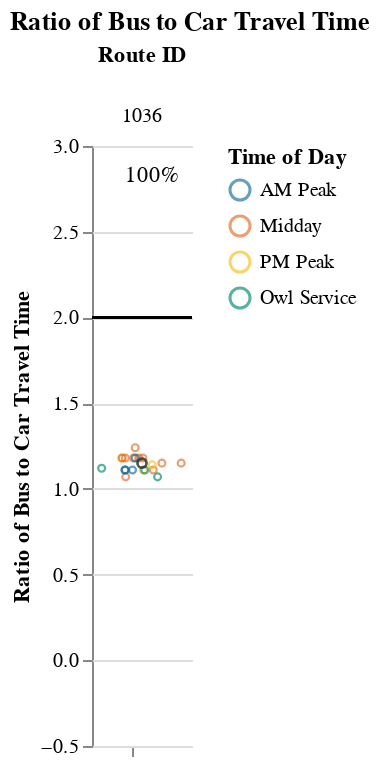
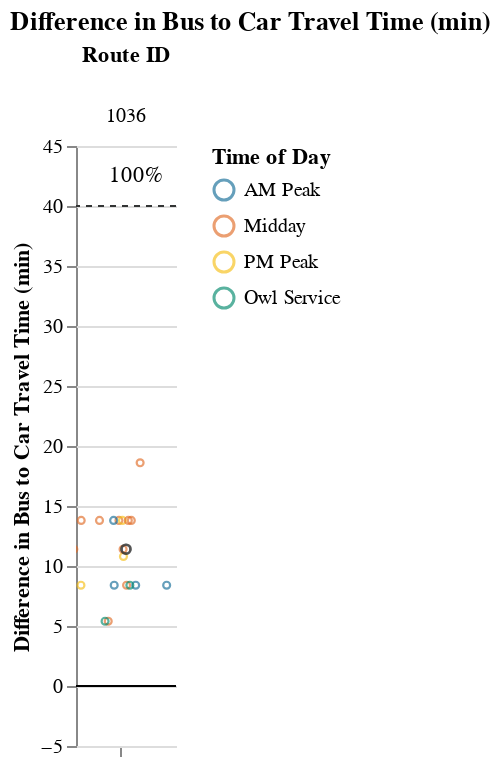

The cell these charts' notebook holds for them, in order:
### Markdown cell above
### Long Routes (> 1.5 hrs)

### Code cell
route_group = "long"
try:
    display_charts_for_route_group(df, route_group)
except:
    print("No routes meet this criteria.")

### Figure 1 — Vega-Lite specification as saved in the notebook (floating-point values rounded to 4 significant figures)
{"config": {"view": {"continuousWidth": 400, "continuousHeight": 300, "stroke": null}, "facet": {"spacing": 0}}, "data": {"name": "data-1d19cf11ba3c6b7093ff8a173e5b331f"}, "facet": {"column": {"field": "route_id", "sort": ["1036"], "title": "Route ID", "type": "nominal"}}, "spec": {"layer": [{"mark": "rule", "encoding": {"color": {"value": "black"}, "y": {"field": "cutoff", "type": "quantitative"}}, "selection": {"selector005": {"type": "interval", "bind": "scales", "encodings": ["x", "y"]}}}, {"mark": {"type": "point", "opacity": 0.65, "size": 12, "strokeWidth": 1.1}, "encoding": {"color": {"field": "time_of_day", "scale": {"range": ["#136C97", "#E16B26", "#F6BF16", "#00896B", "#7790A3", "#5B559C"]}, "sort": ["AM Peak", "Midday", "PM Peak", "Owl Service"], "title": "Time of Day", "type": "nominal"}, "tooltip": [{"field": "route_id", "type": "nominal"}, {"field": "route_name", "type": "nominal"}, {"field": "trip_id", "type": "nominal"}, {"field": "service_hours", "type": "quantitative"}, {"field": "car_duration_hours", "type": "quantitative"}, {"field": "bus_multiplier", "type": "quantitative"}, {"field": "bus_difference", "type": "quantitative"}, {"field": "num_trips", "type": "quantitative"}, {"field": "num_competitive", "type": "quantitative"}, {"field": "pct_trips_competitive", "type": "quantitative"}, {"field": "p25", "type": "quantitative"}, {"field": "p50", "type": "quantitative"}, {"field": "p75", "type": "quantitative"}], "x": {"axis": {"grid": false, "labels": false, "ticks": true, "values": [0]}, "field": "jitter", "scale": {}, "title": null, "type": "quantitative"}, "y": {"field": "bus_multiplier", "scale": {"domain": [-0.25, 3.0]}, "title": "Ratio of Bus to Car Travel Time", "type": "quantitative"}}, "transform": [{"calculate": "sqrt(-2*log(random()))*cos(2*PI*random())", "as": "jitter"}], "width": 50}, {"layer": [{"mark": {"type": "point", "opacity": 0.6, "size": 20, "strokeWidth": 1.3}, "encoding": {"color": {"value": "#323434"}, "y": {"field": "bus_multiplier", "type": "quantitative"}}, "transform": [{"filter": "(datum.p50_trip === 1)"}]}, {"mark": {"type": "text", "align": "center", "baseline": "middle"}, "encoding": {"color": {"value": "black"}, "text": {"field": "pct_trips_competitive", "format": ".0%", "type": "quantitative"}, "tooltip": [{"field": "route_id", "type": "nominal"}, {"field": "route_name", "type": "nominal"}, {"field": "trip_id", "type": "nominal"}, {"field": "service_hours", "type": "quantitative"}, {"field": "car_duration_hours", "type": "quantitative"}, {"field": "bus_multiplier", "type": "quantitative"}, {"field": "bus_difference", "type": "quantitative"}, {"field": "num_trips", "type": "quantitative"}, {"field": "num_competitive", "type": "quantitative"}, {"field": "pct_trips_competitive", "type": "quantitative"}, {"field": "p25", "type": "quantitative"}, {"field": "p50", "type": "quantitative"}, {"field": "p75", "type": "quantitative"}], "x": {"value": 30}, "y": {"value": 15}}, "transform": [{"calculate": "sqrt(-2*log(random()))*cos(2*PI*random())", "as": "jitter"}, {"filter": "(datum.fastest_trip === 1)"}]}]}]}, "resolve": {"scale": {"y": "shared"}}, "title": "Ratio of Bus to Car Travel Time", "$schema": "https://vega.github.io/schema/vega-lite/v4.17.0.json", "datasets": {"data-1d19cf11ba3c6b7093ff8a173e5b331f": [{"calitp_itp_id": 314, "trip_key": -4961482017217163915, "trip_id": "t_1995353_b_33394_tn_0", "shape_id": "p_2717", "route_id": "1036", "service_hours": 1.38, "trip_first_departure_ts": 39600, "trip_last_arrival_ts": 44580, "departure_hour": 11, "time_of_day": "Midday", "p25": 1.43, "p50": 1.475, "p75": 1.52, "p50_trip": 0, "fastest_trip": 0, "car_duration_hours": 1.29, "competitive_route": 1, "bus_multiplier": 1.07, "bus_difference": 5.4, "num_trips": 20, "num_competitive": 20, "pct_trips_competitive": 1.0, "bus_difference_spread": 13.2, "route_group": "long", "max_trip_hrs": 1.6, "max_trip_route_group": 1.6, "below_cutoff": 20, "pct_below_cutoff": 1.0, "name": "Sonoma County", "caltrans_district": "04 - Oakland", "drmt_organization_name": null, "route_name": "Cloverdale, Healdsburg, Windsor, Santa Rosa", "cutoff2": 40, "cutoff": 2}, {"calitp_itp_id": 314, "trip_key": -289006237527478908, "trip_id": "t_1994988_b_33394_tn_0", "shape_id": "p_1277120", "route_id": "1036", "service_hours": 1.38, "trip_first_departure_ts": 72900, "trip_last_arrival_ts": 77880, "departure_hour": 20, "time_of_day": "Owl Service", "p25": 1.43, "p50": 1.475, "p75": 1.52, "p50_trip": 0, "fastest_trip": 1, "car_duration_hours": 1.29, "competitive_route": 1, "bus_multiplier": 1.07, "bus_difference": 5.4, "num_trips": 20, "num_competitive": 20, "pct_trips_competitive": 1.0, "bus_difference_spread": 13.2, "route_group": "long", "max_trip_hrs": 1.6, "max_trip_route_group": 1.6, "below_cutoff": 20, "pct_below_cutoff": 1.0, "name": "Sonoma County", "caltrans_district": "04 - Oakland", "drmt_organization_name": null, "route_name": "Cloverdale, Healdsburg, Windsor, Santa Rosa", "cutoff2": 40, "cutoff": 2}, {"calitp_itp_id": 314, "trip_key": -777617146173694214, "trip_id": "t_1995018_b_33394_tn_0", "shape_id": "p_2743", "route_id": "1036", "service_hours": 1.43, "trip_first_departure_ts": 26400, "trip_last_arrival_ts": 31560, "departure_hour": 7, "time_of_day": "AM Peak", "p25": 1.43, "p50": 1.475, "p75": 1.52, "p50_trip": 0, "fastest_trip": 0, "car_duration_hours": 1.29, "competitive_route": 1, "bus_multiplier": 1.11, "bus_difference": 8.4, "num_trips": 20, "num_competitive": 20, "pct_trips_competitive": 1.0, "bus_difference_spread": 13.2, "route_group": "long", "max_trip_hrs": 1.6, "max_trip_route_group": 1.6, "below_cutoff": 20, "pct_below_cutoff": 1.0, "name": "Sonoma County", "caltrans_district": "04 - Oakland", "drmt_organization_name": null, "route_name": "Cloverdale, Healdsburg, Windsor, Santa Rosa", "cutoff2": 40, "cutoff": 2}, {"calitp_itp_id": 314, "trip_key": -4127073193513495924, "trip_id": "t_1995154_b_33394_tn_0", "shape_id": "p_2717", "route_id": "1036", "service_hours": 1.43, "trip_first_departure_ts": 45300, "trip_last_arrival_ts": 50460, "departure_hour": 12, "time_of_day": "Midday", "p25": 1.43, "p50": 1.475, "p75": 1.52, "p50_trip": 0, "fastest_trip": 0, "car_duration_hours": 1.29, "competitive_route": 1, "bus_multiplier": 1.11, "bus_difference": 8.4, "num_trips": 20, "num_competitive": 20, "pct_trips_competitive": 1.0, "bus_difference_spread": 13.2, "route_group": "long", "max_trip_hrs": 1.6, "max_trip_route_group": 1.6, "below_cutoff": 20, "pct_below_cutoff": 1.0, "name": "Sonoma County", "caltrans_district": "04 - Oakland", "drmt_organization_name": null, "route_name": "Cloverdale, Healdsburg, Windsor, Santa Rosa", "cutoff2": 40, "cutoff": 2}, {"calitp_itp_id": 314, "trip_key": -4762891809884570032, "trip_id": "t_1995344_b_33394_tn_0", "shape_id": "p_2717", "route_id": "1036", "service_hours": 1.43, "trip_first_departure_ts": 26400, "trip_last_arrival_ts": 31560, "departure_hour": 7, "time_of_day": "AM Peak", "p25": 1.43, "p50": 1.475, "p75": 1.52, "p50_trip": 0, "fastest_trip": 0, "car_duration_hours": 1.29, "competitive_route": 1, "bus_multiplier": 1.11, "bus_difference": 8.4, "num_trips": 20, "num_competitive": 20, "pct_trips_competitive": 1.0, "bus_difference_spread": 13.2, "route_group": "long", "max_trip_hrs": 1.6, "max_trip_route_group": 1.6, "below_cutoff": 20, "pct_below_cutoff": 1.0, "name": "Sonoma County", "caltrans_district": "04 - Oakland", "drmt_organization_name": null, "route_name": "Cloverdale, Healdsburg, Windsor, Santa Rosa", "cutoff2": 40, "cutoff": 2}, {"calitp_itp_id": 314, "trip_key": 5550989759653210337, "trip_id": "t_1995021_b_33394_tn_0", "shape_id": "p_2717", "route_id": "1036", "service_hours": 1.43, "trip_first_departure_ts": 66600, "trip_last_arrival_ts": 71760, "departure_hour": 18, "time_of_day": "PM Peak", "p25": 1.43, "p50": 1.475, "p75": 1.52, "p50_trip": 0, "fastest_trip": 0, "car_duration_hours": 1.29, "competitive_route": 1, "bus_multiplier": 1.11, "bus_difference": 8.4, "num_trips": 20, "num_competitive": 20, "pct_trips_competitive": 1.0, "bus_difference_spread": 13.2, "route_group": "long", "max_trip_hrs": 1.6, "max_trip_route_group": 1.6, "below_cutoff": 20, "pct_below_cutoff": 1.0, "name": "Sonoma County", "caltrans_district": "04 - Oakland", "drmt_organization_name": null, "route_name": "Cloverdale, Healdsburg, Windsor, Santa Rosa", "cutoff2": 40, "cutoff": 2}, {"calitp_itp_id": 314, "trip_key": 1698562714533334624, "trip_id": "t_1995020_b_33394_tn_0", "shape_id": "p_2717", "route_id": "1036", "service_hours": 1.43, "trip_first_departure_ts": 32400, "trip_last_arrival_ts": 37560, "departure_hour": 9, "time_of_day": "AM Peak", "p25": 1.43, "p50": 1.475, "p75": 1.52, "p50_trip": 0, "fastest_trip": 0, "car_duration_hours": 1.29, "competitive_route": 1, "bus_multiplier": 1.11, "bus_difference": 8.4, "num_trips": 20, "num_competitive": 20, "pct_trips_competitive": 1.0, "bus_difference_spread": 13.2, "route_group": "long", "max_trip_hrs": 1.6, "max_trip_route_group": 1.6, "below_cutoff": 20, "pct_below_cutoff": 1.0, "name": "Sonoma County", "caltrans_district": "04 - Oakland", "drmt_organization_name": null, "route_name": "Cloverdale, Healdsburg, Windsor, Santa Rosa", "cutoff2": 40, "cutoff": 2}, {"calitp_itp_id": 314, "trip_key": -2898047065579680099, "trip_id": "t_1995324_b_33394_tn_0", "shape_id": "p_2743", "route_id": "1036", "service_hours": 1.43, "trip_first_departure_ts": 24300, "trip_last_arrival_ts": 29460, "departure_hour": 6, "time_of_day": "Owl Service", "p25": 1.43, "p50": 1.475, "p75": 1.52, "p50_trip": 0, "fastest_trip": 0, "car_duration_hours": 1.29, "competitive_route": 1, "bus_multiplier": 1.11, "bus_difference": 8.4, "num_trips": 20, "num_competitive": 20, "pct_trips_competitive": 1.0, "bus_difference_spread": 13.2, "route_group": "long", "max_trip_hrs": 1.6, "max_trip_route_group": 1.6, "below_cutoff": 20, "pct_below_cutoff": 1.0, "name": "Sonoma County", "caltrans_district": "04 - Oakland", "drmt_organization_name": null, "route_name": "Cloverdale, Healdsburg, Windsor, Santa Rosa", "cutoff2": 40, "cutoff": 2}, {"calitp_itp_id": 314, "trip_key": -2701105274243445297, "trip_id": "t_1995355_b_33394_tn_0", "shape_id": "p_1277129", "route_id": "1036", "service_hours": 1.45, "trip_first_departure_ts": 72300, "trip_last_arrival_ts": 77520, "departure_hour": 20, "time_of_day": "Owl Service", "p25": 1.43, "p50": 1.475, "p75": 1.52, "p50_trip": 0, "fastest_trip": 0, "car_duration_hours": 1.29, "competitive_route": 1, "bus_multiplier": 1.12, "bus_difference": 9.6, "num_trips": 20, "num_competitive": 20, "pct_trips_competitive": 1.0, "bus_difference_spread": 13.2, "route_group": "long", "max_trip_hrs": 1.6, "max_trip_route_group": 1.6, "below_cutoff": 20, "pct_below_cutoff": 1.0, "name": "Sonoma County", "caltrans_district": "04 - Oakland", "drmt_organization_name": null, "route_name": "Cloverdale, Healdsburg, Windsor, Santa Rosa", "cutoff2": 40, "cutoff": 2}, {"calitp_itp_id": 314, "trip_key": -3375662105676163192, "trip_id": "t_1995338_b_33394_tn_0", "shape_id": "p_2743", "route_id": "1036", "service_hours": 1.47, "trip_first_departure_ts": 65400, "trip_last_arrival_ts": 70680, "departure_hour": 18, "time_of_day": "PM Peak", "p25": 1.43, "p50": 1.475, "p75": 1.52, "p50_trip": 0, "fastest_trip": 0, "car_duration_hours": 1.29, "competitive_route": 1, "bus_multiplier": 1.14, "bus_difference": 10.8, "num_trips": 20, "num_competitive": 20, "pct_trips_competitive": 1.0, "bus_difference_spread": 13.2, "route_group": "long", "max_trip_hrs": 1.6, "max_trip_route_group": 1.6, "below_cutoff": 20, "pct_below_cutoff": 1.0, "name": "Sonoma County", "caltrans_district": "04 - Oakland", "drmt_organization_name": null, "route_name": "Cloverdale, Healdsburg, Windsor, Santa Rosa", "cutoff2": 40, "cutoff": 2}, {"calitp_itp_id": 314, "trip_key": -6073962513807807858, "trip_id": "t_1995328_b_33394_tn_0", "shape_id": "p_2743", "route_id": "1036", "service_hours": 1.48, "trip_first_departure_ts": 45900, "trip_last_arrival_ts": 51240, "departure_hour": 12, "time_of_day": "Midday", "p25": 1.43, "p50": 1.475, "p75": 1.52, "p50_trip": 1, "fastest_trip": 0, "car_duration_hours": 1.29, "competitive_route": 1, "bus_multiplier": 1.15, "bus_difference": 11.4, "num_trips": 20, "num_competitive": 20, "pct_trips_competitive": 1.0, "bus_difference_spread": 13.2, "route_group": "long", "max_trip_hrs": 1.6, "max_trip_route_group": 1.6, "below_cutoff": 20, "pct_below_cutoff": 1.0, "name": "Sonoma County", "caltrans_district": "04 - Oakland", "drmt_organization_name": null, "route_name": "Cloverdale, Healdsburg, Windsor, Santa Rosa", "cutoff2": 40, "cutoff": 2}, {"calitp_itp_id": 314, "trip_key": 1448356439023687162, "trip_id": "t_1995019_b_33394_tn_0", "shape_id": "p_2743", "route_id": "1036", "service_hours": 1.48, "trip_first_departure_ts": 42300, "trip_last_arrival_ts": 47640, "departure_hour": 11, "time_of_day": "Midday", "p25": 1.43, "p50": 1.475, "p75": 1.52, "p50_trip": 1, "fastest_trip": 0, "car_duration_hours": 1.29, "competitive_route": 1, "bus_multiplier": 1.15, "bus_difference": 11.4, "num_trips": 20, "num_competitive": 20, "pct_trips_competitive": 1.0, "bus_difference_spread": 13.2, "route_group": "long", "max_trip_hrs": 1.6, "max_trip_route_group": 1.6, "below_cutoff": 20, "pct_below_cutoff": 1.0, "name": "Sonoma County", "caltrans_district": "04 - Oakland", "drmt_organization_name": null, "route_name": "Cloverdale, Healdsburg, Windsor, Santa Rosa", "cutoff2": 40, "cutoff": 2}, {"calitp_itp_id": 314, "trip_key": -9039094463424748836, "trip_id": "t_1995195_b_33394_tn_0", "shape_id": "p_2743", "route_id": "1036", "service_hours": 1.52, "trip_first_departure_ts": 59400, "trip_last_arrival_ts": 64860, "departure_hour": 16, "time_of_day": "Midday", "p25": 1.43, "p50": 1.475, "p75": 1.52, "p50_trip": 0, "fastest_trip": 0, "car_duration_hours": 1.29, "competitive_route": 1, "bus_multiplier": 1.18, "bus_difference": 13.8, "num_trips": 20, "num_competitive": 20, "pct_trips_competitive": 1.0, "bus_difference_spread": 13.2, "route_group": "long", "max_trip_hrs": 1.6, "max_trip_route_group": 1.6, "below_cutoff": 20, "pct_below_cutoff": 1.0, "name": "Sonoma County", "caltrans_district": "04 - Oakland", "drmt_organization_name": null, "route_name": "Cloverdale, Healdsburg, Windsor, Santa Rosa", "cutoff2": 40, "cutoff": 2}, {"calitp_itp_id": 314, "trip_key": 9128019102166862376, "trip_id": "t_1995009_b_33394_tn_0", "shape_id": "p_2717", "route_id": "1036", "service_hours": 1.52, "trip_first_departure_ts": 52200, "trip_last_arrival_ts": 57660, "departure_hour": 14, "time_of_day": "Midday", "p25": 1.43, "p50": 1.475, "p75": 1.52, "p50_trip": 0, "fastest_trip": 0, "car_duration_hours": 1.29, "competitive_route": 1, "bus_multiplier": 1.18, "bus_difference": 13.8, "num_trips": 20, "num_competitive": 20, "pct_trips_competitive": 1.0, "bus_difference_spread": 13.2, "route_group": "long", "max_trip_hrs": 1.6, "max_trip_route_group": 1.6, "below_cutoff": 20, "pct_below_cutoff": 1.0, "name": "Sonoma County", "caltrans_district": "04 - Oakland", "drmt_organization_name": null, "route_name": "Cloverdale, Healdsburg, Windsor, Santa Rosa", "cutoff2": 40, "cutoff": 2}, {"calitp_itp_id": 314, "trip_key": -6968760511560024794, "trip_id": "t_1995350_b_33394_tn_0", "shape_id": "p_2717", "route_id": "1036", "service_hours": 1.52, "trip_first_departure_ts": 62700, "trip_last_arrival_ts": 68160, "departure_hour": 17, "time_of_day": "PM Peak", "p25": 1.43, "p50": 1.475, "p75": 1.52, "p50_trip": 0, "fastest_trip": 0, "car_duration_hours": 1.29, "competitive_route": 1, "bus_multiplier": 1.18, "bus_difference": 13.8, "num_trips": 20, "num_competitive": 20, "pct_trips_competitive": 1.0, "bus_difference_spread": 13.2, "route_group": "long", "max_trip_hrs": 1.6, "max_trip_route_group": 1.6, "below_cutoff": 20, "pct_below_cutoff": 1.0, "name": "Sonoma County", "caltrans_district": "04 - Oakland", "drmt_organization_name": null, "route_name": "Cloverdale, Healdsburg, Windsor, Santa Rosa", "cutoff2": 40, "cutoff": 2}, {"calitp_itp_id": 314, "trip_key": -3523583422549523544, "trip_id": "t_1995348_b_33394_tn_0", "shape_id": "p_2717", "route_id": "1036", "service_hours": 1.52, "trip_first_departure_ts": 58500, "trip_last_arrival_ts": 63960, "departure_hour": 16, "time_of_day": "Midday", "p25": 1.43, "p50": 1.475, "p75": 1.52, "p50_trip": 0, "fastest_trip": 0, "car_duration_hours": 1.29, "competitive_route": 1, "bus_multiplier": 1.18, "bus_difference": 13.8, "num_trips": 20, "num_competitive": 20, "pct_trips_competitive": 1.0, "bus_difference_spread": 13.2, "route_group": "long", "max_trip_hrs": 1.6, "max_trip_route_group": 1.6, "below_cutoff": 20, "pct_below_cutoff": 1.0, "name": "Sonoma County", "caltrans_district": "04 - Oakland", "drmt_organization_name": null, "route_name": "Cloverdale, Healdsburg, Windsor, Santa Rosa", "cutoff2": 40, "cutoff": 2}, {"calitp_itp_id": 314, "trip_key": -4409832134995376467, "trip_id": "t_1995193_b_33394_tn_0", "shape_id": "p_2743", "route_id": "1036", "service_hours": 1.52, "trip_first_departure_ts": 52200, "trip_last_arrival_ts": 57660, "departure_hour": 14, "time_of_day": "Midday", "p25": 1.43, "p50": 1.475, "p75": 1.52, "p50_trip": 0, "fastest_trip": 0, "car_duration_hours": 1.29, "competitive_route": 1, "bus_multiplier": 1.18, "bus_difference": 13.8, "num_trips": 20, "num_competitive": 20, "pct_trips_competitive": 1.0, "bus_difference_spread": 13.2, "route_group": "long", "max_trip_hrs": 1.6, "max_trip_route_group": 1.6, "below_cutoff": 20, "pct_below_cutoff": 1.0, "name": "Sonoma County", "caltrans_district": "04 - Oakland", "drmt_organization_name": null, "route_name": "Cloverdale, Healdsburg, Windsor, Santa Rosa", "cutoff2": 40, "cutoff": 2}, {"calitp_itp_id": 314, "trip_key": 8461849099823558438, "trip_id": "t_1995347_b_33394_tn_0", "shape_id": "p_2717", "route_id": "1036", "service_hours": 1.52, "trip_first_departure_ts": 48600, "trip_last_arrival_ts": 54060, "departure_hour": 13, "time_of_day": "Midday", "p25": 1.43, "p50": 1.475, "p75": 1.52, "p50_trip": 0, "fastest_trip": 0, "car_duration_hours": 1.29, "competitive_route": 1, "bus_multiplier": 1.18, "bus_difference": 13.8, "num_trips": 20, "num_competitive": 20, "pct_trips_competitive": 1.0, "bus_difference_spread": 13.2, "route_group": "long", "max_trip_hrs": 1.6, "max_trip_route_group": 1.6, "below_cutoff": 20, "pct_below_cutoff": 1.0, "name": "Sonoma County", "caltrans_district": "04 - Oakland", "drmt_organization_name": null, "route_name": "Cloverdale, Healdsburg, Windsor, Santa Rosa", "cutoff2": 40, "cutoff": 2}, {"calitp_itp_id": 314, "trip_key": -2740702127935225295, "trip_id": "t_1995326_b_33394_tn_0", "shape_id": "p_2743", "route_id": "1036", "service_hours": 1.52, "trip_first_departure_ts": 32400, "trip_last_arrival_ts": 37860, "departure_hour": 9, "time_of_day": "AM Peak", "p25": 1.43, "p50": 1.475, "p75": 1.52, "p50_trip": 0, "fastest_trip": 0, "car_duration_hours": 1.29, "competitive_route": 1, "bus_multiplier": 1.18, "bus_difference": 13.8, "num_trips": 20, "num_competitive": 20, "pct_trips_competitive": 1.0, "bus_difference_spread": 13.2, "route_group": "long", "max_trip_hrs": 1.6, "max_trip_route_group": 1.6, "below_cutoff": 20, "pct_below_cutoff": 1.0, "name": "Sonoma County", "caltrans_district": "04 - Oakland", "drmt_organization_name": null, "route_name": "Cloverdale, Healdsburg, Windsor, Santa Rosa", "cutoff2": 40, "cutoff": 2}, {"calitp_itp_id": 314, "trip_key": 2450874180248057358, "trip_id": "t_1995333_b_33394_tn_0", "shape_id": "p_2743", "route_id": "1036", "service_hours": 1.6, "trip_first_departure_ts": 38760, "trip_last_arrival_ts": 44520, "departure_hour": 10, "time_of_day": "Midday", "p25": 1.43, "p50": 1.475, "p75": 1.52, "p50_trip": 0, "fastest_trip": 0, "car_duration_hours": 1.29, "competitive_route": 1, "bus_multiplier": 1.24, "bus_difference": 18.6, "num_trips": 20, "num_competitive": 20, "pct_trips_competitive": 1.0, "bus_difference_spread": 13.2, "route_group": "long", "max_trip_hrs": 1.6, "max_trip_route_group": 1.6, "below_cutoff": 20, "pct_below_cutoff": 1.0, "name": "Sonoma County", "caltrans_district": "04 - Oakland", "drmt_organization_name": null, "route_name": "Cloverdale, Healdsburg, Windsor, Santa Rosa", "cutoff2": 40, "cutoff": 2}]}}

### Figure 2 — Vega-Lite specification as saved in the notebook (floating-point values rounded to 4 significant figures)
{"config": {"view": {"continuousWidth": 400, "continuousHeight": 300, "stroke": null}, "facet": {"spacing": 0}}, "data": {"name": "data-3b2b2a687b3c33c2d15aa6e5235171c2"}, "facet": {"column": {"field": "route_id", "sort": ["1036"], "title": "Route ID", "type": "nominal"}}, "spec": {"layer": [{"mark": "rule", "encoding": {"color": {"value": "black"}, "y": {"field": "cutoff", "type": "quantitative"}}, "selection": {"selector006": {"type": "interval", "bind": "scales", "encodings": ["x", "y"]}}}, {"mark": {"type": "rule", "strokeDash": [3, 3]}, "encoding": {"color": {"value": "#323434"}, "y": {"field": "cutoff2", "type": "quantitative"}}}, {"mark": {"type": "point", "opacity": 0.65, "size": 12, "strokeWidth": 1.1}, "encoding": {"color": {"field": "time_of_day", "scale": {"range": ["#136C97", "#E16B26", "#F6BF16", "#00896B", "#7790A3", "#5B559C"]}, "sort": ["AM Peak", "Midday", "PM Peak", "Owl Service"], "title": "Time of Day", "type": "nominal"}, "tooltip": [{"field": "route_id", "type": "nominal"}, {"field": "route_name", "type": "nominal"}, {"field": "trip_id", "type": "nominal"}, {"field": "service_hours", "type": "quantitative"}, {"field": "car_duration_hours", "type": "quantitative"}, {"field": "bus_multiplier", "type": "quantitative"}, {"field": "bus_difference", "type": "quantitative"}, {"field": "num_trips", "type": "quantitative"}, {"field": "num_competitive", "type": "quantitative"}, {"field": "pct_trips_competitive", "type": "quantitative"}, {"field": "p25", "type": "quantitative"}, {"field": "p50", "type": "quantitative"}, {"field": "p75", "type": "quantitative"}], "x": {"axis": {"grid": false, "labels": false, "ticks": true, "values": [0]}, "field": "jitter", "scale": {}, "title": null, "type": "quantitative"}, "y": {"field": "bus_difference", "scale": {"domain": [-5, 45.0]}, "title": "Difference in Bus to Car Travel Time (min)", "type": "quantitative"}}, "transform": [{"calculate": "sqrt(-2*log(random()))*cos(2*PI*random())", "as": "jitter"}], "width": 50}, {"layer": [{"mark": {"type": "point", "opacity": 0.6, "size": 20, "strokeWidth": 1.3}, "encoding": {"color": {"value": "#323434"}, "y": {"field": "bus_difference", "type": "quantitative"}}, "transform": [{"filter": "(datum.p50_trip === 1)"}]}, {"mark": {"type": "text", "align": "center", "baseline": "middle"}, "encoding": {"color": {"value": "black"}, "text": {"field": "pct_trips_competitive", "format": ".0%", "type": "quantitative"}, "tooltip": [{"field": "route_id", "type": "nominal"}, {"field": "route_name", "type": "nominal"}, {"field": "trip_id", "type": "nominal"}, {"field": "service_hours", "type": "quantitative"}, {"field": "car_duration_hours", "type": "quantitative"}, {"field": "bus_multiplier", "type": "quantitative"}, {"field": "bus_difference", "type": "quantitative"}, {"field": "num_trips", "type": "quantitative"}, {"field": "num_competitive", "type": "quantitative"}, {"field": "pct_trips_competitive", "type": "quantitative"}, {"field": "p25", "type": "quantitative"}, {"field": "p50", "type": "quantitative"}, {"field": "p75", "type": "quantitative"}], "x": {"value": 30}, "y": {"value": 15}}, "transform": [{"calculate": "sqrt(-2*log(random()))*cos(2*PI*random())", "as": "jitter"}, {"filter": "(datum.fastest_trip === 1)"}]}]}]}, "resolve": {"scale": {"y": "shared"}}, "title": "Difference in Bus to Car Travel Time (min)", "$schema": "https://vega.github.io/schema/vega-lite/v4.17.0.json", "datasets": {"data-3b2b2a687b3c33c2d15aa6e5235171c2": [{"calitp_itp_id": 314, "trip_key": -4961482017217163915, "trip_id": "t_1995353_b_33394_tn_0", "shape_id": "p_2717", "route_id": "1036", "service_hours": 1.38, "trip_first_departure_ts": 39600, "trip_last_arrival_ts": 44580, "departure_hour": 11, "time_of_day": "Midday", "p25": 1.43, "p50": 1.475, "p75": 1.52, "p50_trip": 0, "fastest_trip": 0, "car_duration_hours": 1.29, "competitive_route": 1, "bus_multiplier": 1.07, "bus_difference": 5.4, "num_trips": 20, "num_competitive": 20, "pct_trips_competitive": 1.0, "bus_difference_spread": 13.2, "route_group": "long", "max_trip_hrs": 1.6, "max_trip_route_group": 1.6, "below_cutoff": 20, "pct_below_cutoff": 1.0, "name": "Sonoma County", "caltrans_district": "04 - Oakland", "drmt_organization_name": null, "route_name": "Cloverdale, Healdsburg, Windsor, Santa Rosa", "cutoff2": 40, "cutoff": 0}, {"calitp_itp_id": 314, "trip_key": -289006237527478908, "trip_id": "t_1994988_b_33394_tn_0", "shape_id": "p_1277120", "route_id": "1036", "service_hours": 1.38, "trip_first_departure_ts": 72900, "trip_last_arrival_ts": 77880, "departure_hour": 20, "time_of_day": "Owl Service", "p25": 1.43, "p50": 1.475, "p75": 1.52, "p50_trip": 0, "fastest_trip": 1, "car_duration_hours": 1.29, "competitive_route": 1, "bus_multiplier": 1.07, "bus_difference": 5.4, "num_trips": 20, "num_competitive": 20, "pct_trips_competitive": 1.0, "bus_difference_spread": 13.2, "route_group": "long", "max_trip_hrs": 1.6, "max_trip_route_group": 1.6, "below_cutoff": 20, "pct_below_cutoff": 1.0, "name": "Sonoma County", "caltrans_district": "04 - Oakland", "drmt_organization_name": null, "route_name": "Cloverdale, Healdsburg, Windsor, Santa Rosa", "cutoff2": 40, "cutoff": 0}, {"calitp_itp_id": 314, "trip_key": -777617146173694214, "trip_id": "t_1995018_b_33394_tn_0", "shape_id": "p_2743", "route_id": "1036", "service_hours": 1.43, "trip_first_departure_ts": 26400, "trip_last_arrival_ts": 31560, "departure_hour": 7, "time_of_day": "AM Peak", "p25": 1.43, "p50": 1.475, "p75": 1.52, "p50_trip": 0, "fastest_trip": 0, "car_duration_hours": 1.29, "competitive_route": 1, "bus_multiplier": 1.11, "bus_difference": 8.4, "num_trips": 20, "num_competitive": 20, "pct_trips_competitive": 1.0, "bus_difference_spread": 13.2, "route_group": "long", "max_trip_hrs": 1.6, "max_trip_route_group": 1.6, "below_cutoff": 20, "pct_below_cutoff": 1.0, "name": "Sonoma County", "caltrans_district": "04 - Oakland", "drmt_organization_name": null, "route_name": "Cloverdale, Healdsburg, Windsor, Santa Rosa", "cutoff2": 40, "cutoff": 0}, {"calitp_itp_id": 314, "trip_key": -4127073193513495924, "trip_id": "t_1995154_b_33394_tn_0", "shape_id": "p_2717", "route_id": "1036", "service_hours": 1.43, "trip_first_departure_ts": 45300, "trip_last_arrival_ts": 50460, "departure_hour": 12, "time_of_day": "Midday", "p25": 1.43, "p50": 1.475, "p75": 1.52, "p50_trip": 0, "fastest_trip": 0, "car_duration_hours": 1.29, "competitive_route": 1, "bus_multiplier": 1.11, "bus_difference": 8.4, "num_trips": 20, "num_competitive": 20, "pct_trips_competitive": 1.0, "bus_difference_spread": 13.2, "route_group": "long", "max_trip_hrs": 1.6, "max_trip_route_group": 1.6, "below_cutoff": 20, "pct_below_cutoff": 1.0, "name": "Sonoma County", "caltrans_district": "04 - Oakland", "drmt_organization_name": null, "route_name": "Cloverdale, Healdsburg, Windsor, Santa Rosa", "cutoff2": 40, "cutoff": 0}, {"calitp_itp_id": 314, "trip_key": -4762891809884570032, "trip_id": "t_1995344_b_33394_tn_0", "shape_id": "p_2717", "route_id": "1036", "service_hours": 1.43, "trip_first_departure_ts": 26400, "trip_last_arrival_ts": 31560, "departure_hour": 7, "time_of_day": "AM Peak", "p25": 1.43, "p50": 1.475, "p75": 1.52, "p50_trip": 0, "fastest_trip": 0, "car_duration_hours": 1.29, "competitive_route": 1, "bus_multiplier": 1.11, "bus_difference": 8.4, "num_trips": 20, "num_competitive": 20, "pct_trips_competitive": 1.0, "bus_difference_spread": 13.2, "route_group": "long", "max_trip_hrs": 1.6, "max_trip_route_group": 1.6, "below_cutoff": 20, "pct_below_cutoff": 1.0, "name": "Sonoma County", "caltrans_district": "04 - Oakland", "drmt_organization_name": null, "route_name": "Cloverdale, Healdsburg, Windsor, Santa Rosa", "cutoff2": 40, "cutoff": 0}, {"calitp_itp_id": 314, "trip_key": 5550989759653210337, "trip_id": "t_1995021_b_33394_tn_0", "shape_id": "p_2717", "route_id": "1036", "service_hours": 1.43, "trip_first_departure_ts": 66600, "trip_last_arrival_ts": 71760, "departure_hour": 18, "time_of_day": "PM Peak", "p25": 1.43, "p50": 1.475, "p75": 1.52, "p50_trip": 0, "fastest_trip": 0, "car_duration_hours": 1.29, "competitive_route": 1, "bus_multiplier": 1.11, "bus_difference": 8.4, "num_trips": 20, "num_competitive": 20, "pct_trips_competitive": 1.0, "bus_difference_spread": 13.2, "route_group": "long", "max_trip_hrs": 1.6, "max_trip_route_group": 1.6, "below_cutoff": 20, "pct_below_cutoff": 1.0, "name": "Sonoma County", "caltrans_district": "04 - Oakland", "drmt_organization_name": null, "route_name": "Cloverdale, Healdsburg, Windsor, Santa Rosa", "cutoff2": 40, "cutoff": 0}, {"calitp_itp_id": 314, "trip_key": 1698562714533334624, "trip_id": "t_1995020_b_33394_tn_0", "shape_id": "p_2717", "route_id": "1036", "service_hours": 1.43, "trip_first_departure_ts": 32400, "trip_last_arrival_ts": 37560, "departure_hour": 9, "time_of_day": "AM Peak", "p25": 1.43, "p50": 1.475, "p75": 1.52, "p50_trip": 0, "fastest_trip": 0, "car_duration_hours": 1.29, "competitive_route": 1, "bus_multiplier": 1.11, "bus_difference": 8.4, "num_trips": 20, "num_competitive": 20, "pct_trips_competitive": 1.0, "bus_difference_spread": 13.2, "route_group": "long", "max_trip_hrs": 1.6, "max_trip_route_group": 1.6, "below_cutoff": 20, "pct_below_cutoff": 1.0, "name": "Sonoma County", "caltrans_district": "04 - Oakland", "drmt_organization_name": null, "route_name": "Cloverdale, Healdsburg, Windsor, Santa Rosa", "cutoff2": 40, "cutoff": 0}, {"calitp_itp_id": 314, "trip_key": -2898047065579680099, "trip_id": "t_1995324_b_33394_tn_0", "shape_id": "p_2743", "route_id": "1036", "service_hours": 1.43, "trip_first_departure_ts": 24300, "trip_last_arrival_ts": 29460, "departure_hour": 6, "time_of_day": "Owl Service", "p25": 1.43, "p50": 1.475, "p75": 1.52, "p50_trip": 0, "fastest_trip": 0, "car_duration_hours": 1.29, "competitive_route": 1, "bus_multiplier": 1.11, "bus_difference": 8.4, "num_trips": 20, "num_competitive": 20, "pct_trips_competitive": 1.0, "bus_difference_spread": 13.2, "route_group": "long", "max_trip_hrs": 1.6, "max_trip_route_group": 1.6, "below_cutoff": 20, "pct_below_cutoff": 1.0, "name": "Sonoma County", "caltrans_district": "04 - Oakland", "drmt_organization_name": null, "route_name": "Cloverdale, Healdsburg, Windsor, Santa Rosa", "cutoff2": 40, "cutoff": 0}, {"calitp_itp_id": 314, "trip_key": -2701105274243445297, "trip_id": "t_1995355_b_33394_tn_0", "shape_id": "p_1277129", "route_id": "1036", "service_hours": 1.45, "trip_first_departure_ts": 72300, "trip_last_arrival_ts": 77520, "departure_hour": 20, "time_of_day": "Owl Service", "p25": 1.43, "p50": 1.475, "p75": 1.52, "p50_trip": 0, "fastest_trip": 0, "car_duration_hours": 1.29, "competitive_route": 1, "bus_multiplier": 1.12, "bus_difference": 9.6, "num_trips": 20, "num_competitive": 20, "pct_trips_competitive": 1.0, "bus_difference_spread": 13.2, "route_group": "long", "max_trip_hrs": 1.6, "max_trip_route_group": 1.6, "below_cutoff": 20, "pct_below_cutoff": 1.0, "name": "Sonoma County", "caltrans_district": "04 - Oakland", "drmt_organization_name": null, "route_name": "Cloverdale, Healdsburg, Windsor, Santa Rosa", "cutoff2": 40, "cutoff": 0}, {"calitp_itp_id": 314, "trip_key": -3375662105676163192, "trip_id": "t_1995338_b_33394_tn_0", "shape_id": "p_2743", "route_id": "1036", "service_hours": 1.47, "trip_first_departure_ts": 65400, "trip_last_arrival_ts": 70680, "departure_hour": 18, "time_of_day": "PM Peak", "p25": 1.43, "p50": 1.475, "p75": 1.52, "p50_trip": 0, "fastest_trip": 0, "car_duration_hours": 1.29, "competitive_route": 1, "bus_multiplier": 1.14, "bus_difference": 10.8, "num_trips": 20, "num_competitive": 20, "pct_trips_competitive": 1.0, "bus_difference_spread": 13.2, "route_group": "long", "max_trip_hrs": 1.6, "max_trip_route_group": 1.6, "below_cutoff": 20, "pct_below_cutoff": 1.0, "name": "Sonoma County", "caltrans_district": "04 - Oakland", "drmt_organization_name": null, "route_name": "Cloverdale, Healdsburg, Windsor, Santa Rosa", "cutoff2": 40, "cutoff": 0}, {"calitp_itp_id": 314, "trip_key": -6073962513807807858, "trip_id": "t_1995328_b_33394_tn_0", "shape_id": "p_2743", "route_id": "1036", "service_hours": 1.48, "trip_first_departure_ts": 45900, "trip_last_arrival_ts": 51240, "departure_hour": 12, "time_of_day": "Midday", "p25": 1.43, "p50": 1.475, "p75": 1.52, "p50_trip": 1, "fastest_trip": 0, "car_duration_hours": 1.29, "competitive_route": 1, "bus_multiplier": 1.15, "bus_difference": 11.4, "num_trips": 20, "num_competitive": 20, "pct_trips_competitive": 1.0, "bus_difference_spread": 13.2, "route_group": "long", "max_trip_hrs": 1.6, "max_trip_route_group": 1.6, "below_cutoff": 20, "pct_below_cutoff": 1.0, "name": "Sonoma County", "caltrans_district": "04 - Oakland", "drmt_organization_name": null, "route_name": "Cloverdale, Healdsburg, Windsor, Santa Rosa", "cutoff2": 40, "cutoff": 0}, {"calitp_itp_id": 314, "trip_key": 1448356439023687162, "trip_id": "t_1995019_b_33394_tn_0", "shape_id": "p_2743", "route_id": "1036", "service_hours": 1.48, "trip_first_departure_ts": 42300, "trip_last_arrival_ts": 47640, "departure_hour": 11, "time_of_day": "Midday", "p25": 1.43, "p50": 1.475, "p75": 1.52, "p50_trip": 1, "fastest_trip": 0, "car_duration_hours": 1.29, "competitive_route": 1, "bus_multiplier": 1.15, "bus_difference": 11.4, "num_trips": 20, "num_competitive": 20, "pct_trips_competitive": 1.0, "bus_difference_spread": 13.2, "route_group": "long", "max_trip_hrs": 1.6, "max_trip_route_group": 1.6, "below_cutoff": 20, "pct_below_cutoff": 1.0, "name": "Sonoma County", "caltrans_district": "04 - Oakland", "drmt_organization_name": null, "route_name": "Cloverdale, Healdsburg, Windsor, Santa Rosa", "cutoff2": 40, "cutoff": 0}, {"calitp_itp_id": 314, "trip_key": -9039094463424748836, "trip_id": "t_1995195_b_33394_tn_0", "shape_id": "p_2743", "route_id": "1036", "service_hours": 1.52, "trip_first_departure_ts": 59400, "trip_last_arrival_ts": 64860, "departure_hour": 16, "time_of_day": "Midday", "p25": 1.43, "p50": 1.475, "p75": 1.52, "p50_trip": 0, "fastest_trip": 0, "car_duration_hours": 1.29, "competitive_route": 1, "bus_multiplier": 1.18, "bus_difference": 13.8, "num_trips": 20, "num_competitive": 20, "pct_trips_competitive": 1.0, "bus_difference_spread": 13.2, "route_group": "long", "max_trip_hrs": 1.6, "max_trip_route_group": 1.6, "below_cutoff": 20, "pct_below_cutoff": 1.0, "name": "Sonoma County", "caltrans_district": "04 - Oakland", "drmt_organization_name": null, "route_name": "Cloverdale, Healdsburg, Windsor, Santa Rosa", "cutoff2": 40, "cutoff": 0}, {"calitp_itp_id": 314, "trip_key": 9128019102166862376, "trip_id": "t_1995009_b_33394_tn_0", "shape_id": "p_2717", "route_id": "1036", "service_hours": 1.52, "trip_first_departure_ts": 52200, "trip_last_arrival_ts": 57660, "departure_hour": 14, "time_of_day": "Midday", "p25": 1.43, "p50": 1.475, "p75": 1.52, "p50_trip": 0, "fastest_trip": 0, "car_duration_hours": 1.29, "competitive_route": 1, "bus_multiplier": 1.18, "bus_difference": 13.8, "num_trips": 20, "num_competitive": 20, "pct_trips_competitive": 1.0, "bus_difference_spread": 13.2, "route_group": "long", "max_trip_hrs": 1.6, "max_trip_route_group": 1.6, "below_cutoff": 20, "pct_below_cutoff": 1.0, "name": "Sonoma County", "caltrans_district": "04 - Oakland", "drmt_organization_name": null, "route_name": "Cloverdale, Healdsburg, Windsor, Santa Rosa", "cutoff2": 40, "cutoff": 0}, {"calitp_itp_id": 314, "trip_key": -6968760511560024794, "trip_id": "t_1995350_b_33394_tn_0", "shape_id": "p_2717", "route_id": "1036", "service_hours": 1.52, "trip_first_departure_ts": 62700, "trip_last_arrival_ts": 68160, "departure_hour": 17, "time_of_day": "PM Peak", "p25": 1.43, "p50": 1.475, "p75": 1.52, "p50_trip": 0, "fastest_trip": 0, "car_duration_hours": 1.29, "competitive_route": 1, "bus_multiplier": 1.18, "bus_difference": 13.8, "num_trips": 20, "num_competitive": 20, "pct_trips_competitive": 1.0, "bus_difference_spread": 13.2, "route_group": "long", "max_trip_hrs": 1.6, "max_trip_route_group": 1.6, "below_cutoff": 20, "pct_below_cutoff": 1.0, "name": "Sonoma County", "caltrans_district": "04 - Oakland", "drmt_organization_name": null, "route_name": "Cloverdale, Healdsburg, Windsor, Santa Rosa", "cutoff2": 40, "cutoff": 0}, {"calitp_itp_id": 314, "trip_key": -3523583422549523544, "trip_id": "t_1995348_b_33394_tn_0", "shape_id": "p_2717", "route_id": "1036", "service_hours": 1.52, "trip_first_departure_ts": 58500, "trip_last_arrival_ts": 63960, "departure_hour": 16, "time_of_day": "Midday", "p25": 1.43, "p50": 1.475, "p75": 1.52, "p50_trip": 0, "fastest_trip": 0, "car_duration_hours": 1.29, "competitive_route": 1, "bus_multiplier": 1.18, "bus_difference": 13.8, "num_trips": 20, "num_competitive": 20, "pct_trips_competitive": 1.0, "bus_difference_spread": 13.2, "route_group": "long", "max_trip_hrs": 1.6, "max_trip_route_group": 1.6, "below_cutoff": 20, "pct_below_cutoff": 1.0, "name": "Sonoma County", "caltrans_district": "04 - Oakland", "drmt_organization_name": null, "route_name": "Cloverdale, Healdsburg, Windsor, Santa Rosa", "cutoff2": 40, "cutoff": 0}, {"calitp_itp_id": 314, "trip_key": -4409832134995376467, "trip_id": "t_1995193_b_33394_tn_0", "shape_id": "p_2743", "route_id": "1036", "service_hours": 1.52, "trip_first_departure_ts": 52200, "trip_last_arrival_ts": 57660, "departure_hour": 14, "time_of_day": "Midday", "p25": 1.43, "p50": 1.475, "p75": 1.52, "p50_trip": 0, "fastest_trip": 0, "car_duration_hours": 1.29, "competitive_route": 1, "bus_multiplier": 1.18, "bus_difference": 13.8, "num_trips": 20, "num_competitive": 20, "pct_trips_competitive": 1.0, "bus_difference_spread": 13.2, "route_group": "long", "max_trip_hrs": 1.6, "max_trip_route_group": 1.6, "below_cutoff": 20, "pct_below_cutoff": 1.0, "name": "Sonoma County", "caltrans_district": "04 - Oakland", "drmt_organization_name": null, "route_name": "Cloverdale, Healdsburg, Windsor, Santa Rosa", "cutoff2": 40, "cutoff": 0}, {"calitp_itp_id": 314, "trip_key": 8461849099823558438, "trip_id": "t_1995347_b_33394_tn_0", "shape_id": "p_2717", "route_id": "1036", "service_hours": 1.52, "trip_first_departure_ts": 48600, "trip_last_arrival_ts": 54060, "departure_hour": 13, "time_of_day": "Midday", "p25": 1.43, "p50": 1.475, "p75": 1.52, "p50_trip": 0, "fastest_trip": 0, "car_duration_hours": 1.29, "competitive_route": 1, "bus_multiplier": 1.18, "bus_difference": 13.8, "num_trips": 20, "num_competitive": 20, "pct_trips_competitive": 1.0, "bus_difference_spread": 13.2, "route_group": "long", "max_trip_hrs": 1.6, "max_trip_route_group": 1.6, "below_cutoff": 20, "pct_below_cutoff": 1.0, "name": "Sonoma County", "caltrans_district": "04 - Oakland", "drmt_organization_name": null, "route_name": "Cloverdale, Healdsburg, Windsor, Santa Rosa", "cutoff2": 40, "cutoff": 0}, {"calitp_itp_id": 314, "trip_key": -2740702127935225295, "trip_id": "t_1995326_b_33394_tn_0", "shape_id": "p_2743", "route_id": "1036", "service_hours": 1.52, "trip_first_departure_ts": 32400, "trip_last_arrival_ts": 37860, "departure_hour": 9, "time_of_day": "AM Peak", "p25": 1.43, "p50": 1.475, "p75": 1.52, "p50_trip": 0, "fastest_trip": 0, "car_duration_hours": 1.29, "competitive_route": 1, "bus_multiplier": 1.18, "bus_difference": 13.8, "num_trips": 20, "num_competitive": 20, "pct_trips_competitive": 1.0, "bus_difference_spread": 13.2, "route_group": "long", "max_trip_hrs": 1.6, "max_trip_route_group": 1.6, "below_cutoff": 20, "pct_below_cutoff": 1.0, "name": "Sonoma County", "caltrans_district": "04 - Oakland", "drmt_organization_name": null, "route_name": "Cloverdale, Healdsburg, Windsor, Santa Rosa", "cutoff2": 40, "cutoff": 0}, {"calitp_itp_id": 314, "trip_key": 2450874180248057358, "trip_id": "t_1995333_b_33394_tn_0", "shape_id": "p_2743", "route_id": "1036", "service_hours": 1.6, "trip_first_departure_ts": 38760, "trip_last_arrival_ts": 44520, "departure_hour": 10, "time_of_day": "Midday", "p25": 1.43, "p50": 1.475, "p75": 1.52, "p50_trip": 0, "fastest_trip": 0, "car_duration_hours": 1.29, "competitive_route": 1, "bus_multiplier": 1.24, "bus_difference": 18.6, "num_trips": 20, "num_competitive": 20, "pct_trips_competitive": 1.0, "bus_difference_spread": 13.2, "route_group": "long", "max_trip_hrs": 1.6, "max_trip_route_group": 1.6, "below_cutoff": 20, "pct_below_cutoff": 1.0, "name": "Sonoma County", "caltrans_district": "04 - Oakland", "drmt_organization_name": null, "route_name": "Cloverdale, Healdsburg, Windsor, Santa Rosa", "cutoff2": 40, "cutoff": 0}]}}
